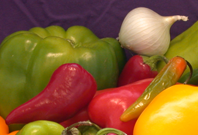
%> input picture Assignment2/Assign2_imgs/other_images/onion.png, 198 x 135 px
$ octave --eval "q2c('Assign2_imgs/other_images/onion.png');"   (GNU Octave 9; MATLAB toolbox functions it lacks are replaced by stand-ins)
%> lines starting %> are read from the running program, lines starting %| are printed output that depends on the picture
function q2c(file)
%> called with file = 'Assign2_imgs/other_images/onion.png'
    %file = './Assign2_imgs/other_images/onion.png';

    image = imread(file);
%> image is the input picture: size 135x198x3 uint8; mean R, G, B 137.3, 92.8, 45.3

    im1 = image;
    filter = [0 1 0;1 -4 1;0 1 0];

    F=fft2(double(im1));
    F = fftshift(F);
    H = fft2(double(filter),size(im1,1),size(im1,2));
    H = fftshift(H);
    H2 = cat(3,H,H,H);

    F1 = F.*H2;
    F1 = ifftshift(F1);
    F1 = real(ifft2(F1));
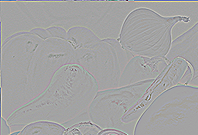
%> F1: size 135x198x3 double; mean R, G, B 0, 0, 0; drawn with min black and max white
    im2 = uint8(F1);
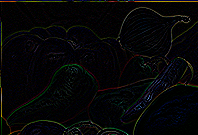
%> im2: size 135x198x3 uint8; mean R, G, B 6.2, 6.3, 6.7
    im3 = im1 + im2;
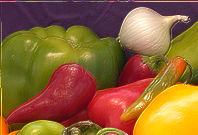
%> im3: size 135x198x3 uint8; mean R, G, B 143.2, 99.1, 52

    figure;
    subplot(1,3,1);
    imshow(im1);
    title('actual image');
    subplot(1,3,2);
    imshow(im2);
    title('laplacian');
    subplot(1,3,3);
    imshow(im3);
    title('final');
end

$ run again, on Assignment2/Assign2_imgs/other_images/lighthouse.png
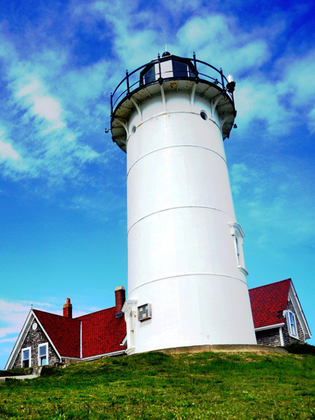
%> input picture Assignment2/Assign2_imgs/other_images/lighthouse.png, 315 x 420 px, shrunk from 480 x 640 before the run
%> in q2c, image is the input picture: size 420x315x3 uint8; mean R, G, B 106.4, 150.1, 171.4
%> in q2c, `im2 = uint8(F1);`:
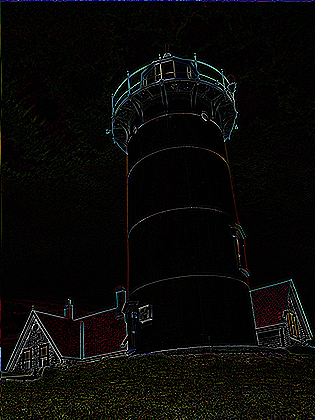
%> im2: size 420x315x3 uint8; mean R, G, B 9.9, 9.3, 7.6
%> in q2c, `im3 = im1 + im2;`:
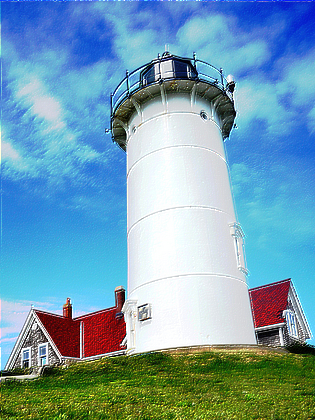
%> im3: size 420x315x3 uint8; mean R, G, B 115.6, 158.5, 177.7

$ run again, on Assignment2/Assign2_imgs/other_images/pears.png
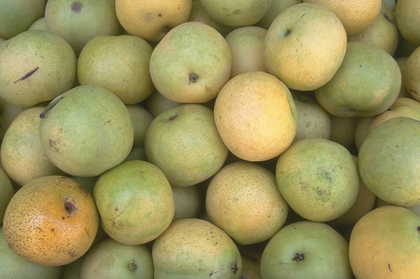
%> input picture Assignment2/Assign2_imgs/other_images/pears.png, 420 x 279 px, shrunk from 732 x 486 before the run
%> in q2c, image is the input picture: size 279x420x3 uint8; mean R, G, B 154.5, 146.4, 91.1
%> in q2c, `im2 = uint8(F1);`:
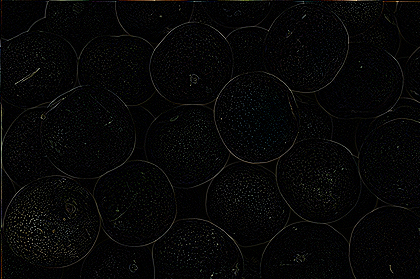
%> im2: size 279x420x3 uint8; mean R, G, B 5.9, 6.1, 6
%> in q2c, `im3 = im1 + im2;`:
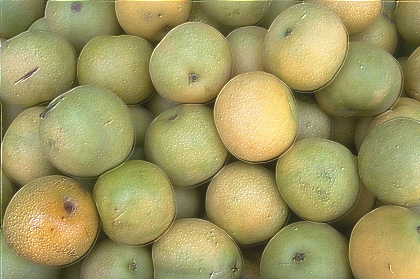
%> im3: size 279x420x3 uint8; mean R, G, B 160.1, 152.4, 97.1
